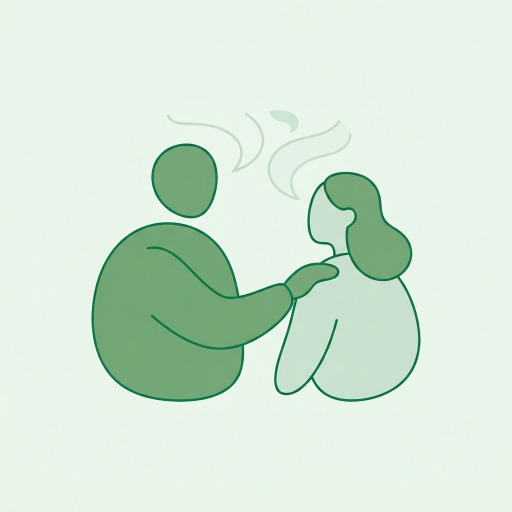
#> input picture stitch_markdown_design_system/flat_vector_illustration_in_green_tones_showing_two_abstract_human_figures/screen.png, 1024 x 1024 px (shown at 1/2 size)
$ python agac_gorselleri_hazirla.py
#> lines starting #> are read from the running program, lines starting #| are printed output that depends on the picture; after the words box and inside, x2 and y2 are one past the last pixel; in counts of white or black regions, pixels touching at a corner belong together
#> in isle, goruntu is the input picture: PIL image 1024x1024 RGB; mean R, G, B 212.6, 231, 215.3
# -*- coding: utf-8 -*-
"""
YEŞİLİZ — AĞAÇ İLLÜSTRASYONLARINI ANDROID'E HAZIRLA

Stitch'ten dışa aktarılan illüstrasyonların arka planı **şeffaf değil**:
üretim sırasında "transparent background" isteği yanlış yorumlanmış ve
Photoshop'un şeffaflık damalı deseni resmin İÇİNE çizilmiş
(`#000000` ve `#afafaf` kareler, alfa kanalı yok).

Bu script o deseni kaldırıp gerçek alfa kanalı olan PNG üretir.

> **30 Tem 2026 — ağaç evreleri için artık kullanılmıyor.** 6 evrelik yeni set
> (`docs/tasarim/...` yerine doğrudan WhatsApp'tan gelen tek görsel, farklı
> kaynak/sorun) `tools/agac_gorselleri_ayikla.py` ile üretiliyor — orada
> sorun damalı desen değil, gerçek bir arka plan sahnesi (gökyüzü/tepe).
> Bu script Stitch kaynaklı **başka** illüstrasyonlar için (örn.
> `yedam_iki_figur.png`) hâlâ geçerli, o yüzden siliniyor.

    python3 tools/agac_gorselleri_hazirla.py

Girdi : stitch_markdown_design_system/flat_vector_*/screen.png
Çıktı : app/src/main/res/drawable-nodpi/agac_*.png

## Nasıl ayırt ediliyor

Damalı desen **tam akromatik**: doygunluk (maks kanal − min kanal) = 0.
Ağacın gövdesi soluk gri-yeşil ama doygunluğu 18. Eşik 10 seçildi:

| Öğe            | Renk      | Doygunluk |
|----------------|-----------|-----------|
| dama gri       | `#afafaf` | 0         |
| dama siyah     | `#000000` | 0         |
| **gövde**      | `#b1c3b5` | **18**    |
| dal            | `#164028` | 42        |
| yaprak         | `#319755` | 102       |

Sadece renk eşiği yetmiyor — ağacın içindeki gri tonlar da yakalanırdı.
Bu yüzden **kenardan taşma dolgusu** yapılıyor: yalnızca resmin kenarına
bağlı akromatik bölge silinir. Ağacın içi kenara bağlı olmadığı için güvende.

Son adım: maskeyi 2 piksel genişletmek. Dama ile ağaç sınırındaki
yumuşatma pikselleri griye/siyaha karışmış durumda; genişletme bu halkayı
temizler, karşılığında ağacın kenarından 2 piksel götürür (1024 px'lik
görselde göze görünmez).
"""

import os
import sys

try:
    import numpy as np
    from PIL import Image
    from scipy import ndimage
except ImportError as e:
    sys.exit("Gerekli paket yok (%s). Kurulum: pip3 install pillow numpy scipy" % e)

BURASI = os.path.dirname(os.path.abspath(__file__))
KOK = os.path.dirname(BURASI)
KAYNAK = os.path.join(KOK, "stitch_markdown_design_system")
HEDEF = os.path.join(KOK, "app", "src", "main", "res", "drawable-nodpi")

DOYGUNLUK_ESIGI = 10   # bunun altı "renksiz" → dama adayı
KENAR_SERIDI = 8       # ton öğrenmek için kenardan kaç piksel
TON_TOLERANSI = 22     # öğrenilen tona bu kadar yakın olanlar dama sayılır
GENISLETME_PX = 2      # yumuşatma halkasını temizlemek için
CIKTI_BOYUT = 768      # xxhdpi'de ~256dp; 1024 gereksiz büyük

# Stitch klasör adı parçası → Android kaynak adı
ESLEME = {
    "growth_stage_1_sparse": "agac_evre1_seyrek",
    "growth_stage_2_half": "agac_evre2_yari",
    "growth_stage_3_full": "agac_evre3_dolgun",
    "growth_stage_4_blossom": "agac_evre4_cicekli",
    "growth_stage_5_budding": "agac_evre5_tomurcuk",
    "two_abstract_human_figures": "yedam_iki_figur",
}


def arka_plani_ayikla(dizi):
    """
    Damalı desen maskesi.

    Kenardan taşma dolgusu YETMİYOR: bazı görsellerde desen ağacın dalları
    arasında kalan boşluklara da düşmüş, oralara kenardan ulaşılamıyor
    (evre 2'de tacın ortasında bir parça kalmıştı).

    Bunun yerine **renk imzasıyla** ayıklanıyor. İki koşul birden:

      doygunluk ≤ 10   → akromatik (gövde 18 ile kurtulur)
      parlaklık < 60 veya 150–200 → damanın iki tonu

    Parlaklık koşulu şart: evre 4'teki **beyaz çiçekler** de akromatik
    (doygunluk 0, parlaklık 255). Aralık kısıtı olmasaydı silinirlerdi.
    """
    doygunluk = dizi.max(axis=2) - dizi.min(axis=2)
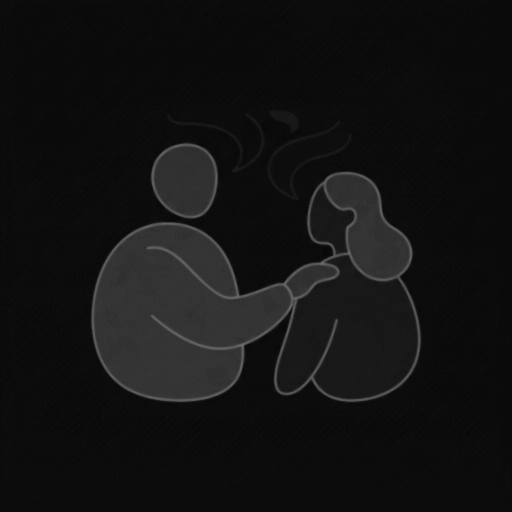
#> doygunluk: shape (1024, 1024) int16 (shown at 1/2 size); min 5, max 112, mean 18.5
    parlaklik = dizi.max(axis=2)
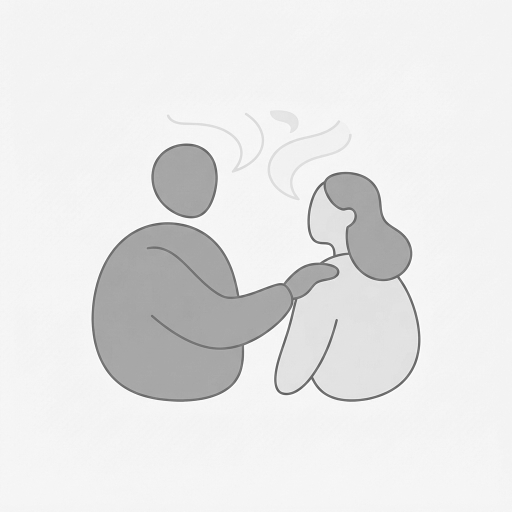
#> parlaklik: shape (1024, 1024) int16 (shown at 1/2 size); min 87, max 255, mean 231
    akromatik = doygunluk <= DOYGUNLUK_ESIGI
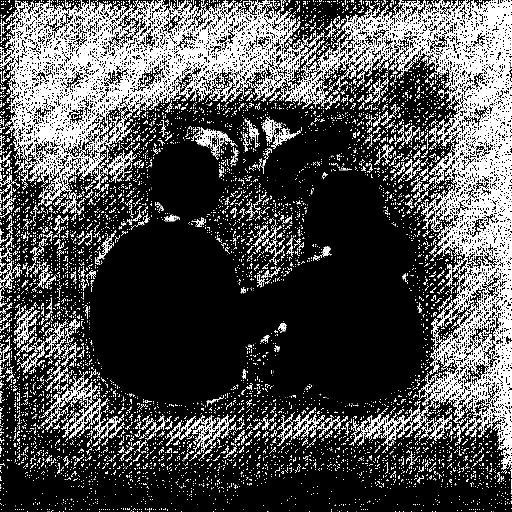
#> akromatik: shape (1024, 1024) bool (shown at 1/2 size); 31.4% white; 4937 white regions (3881 under 20 px), largest, box (x1, y1, x2, y2) and area: (0, 0, 1024, 940) 221163, (330, 828, 490, 906) 3387, (122, 796, 250, 880) 3044

    # Damanın tonları görselden görsele DEĞİŞİYOR (kimi açık gri, kimi koyu).
    # Sabit aralık kırılgan; tonları her görselin KENAR ŞERİDİNDEN öğreniyoruz.
    # Kenar şeridi daima arka plan — ağaç ortada.
    kenar = np.zeros(dizi.shape[:2], bool)
    kenar[:KENAR_SERIDI, :] = kenar[-KENAR_SERIDI:, :] = True
    kenar[:, :KENAR_SERIDI] = kenar[:, -KENAR_SERIDI:] = True

    kenar_tonlari = parlaklik[kenar & akromatik]
#> kenar_tonlari = 13147 values, max 246 at index 1207, min 239 at index 3976, mean 243
    if kenar_tonlari.size == 0:
        return np.zeros(dizi.shape[:2], bool)   # dama yok (ör. YEDAM görseli)

    # Histogramın tepe noktaları = damanın tonları
    sayim = np.bincount(kenar_tonlari, minlength=256)
#> sayim = 256 values, max 7873 at index 243, min 0 at index 0, mean 51.36
    tepeler = [t for t in range(256) if sayim[t] > kenar_tonlari.size * 0.02]
#> tepeler = [241, 242, 243, 244, 245]

    maske = np.zeros(dizi.shape[:2], bool)
    for tepe in tepeler:
        maske |= akromatik & (np.abs(parlaklik - tepe) <= TON_TOLERANSI)
#> this loop made 5 passes

    # Ton öğrenme tek başına da yetmiyor: evre 2'de tacın altındaki şerit
    # kenarda hiç görünmeyen bir tonda. Kenara BAĞLI tüm akromatik bölgeyi
    # ayrıca ekliyoruz. Doygunluk eşiği 10 olduğu için gövde (18) güvende —
    # eşik 28 denendiğinde gövde de silinmişti.
    etiket, adet = ndimage.label(akromatik)
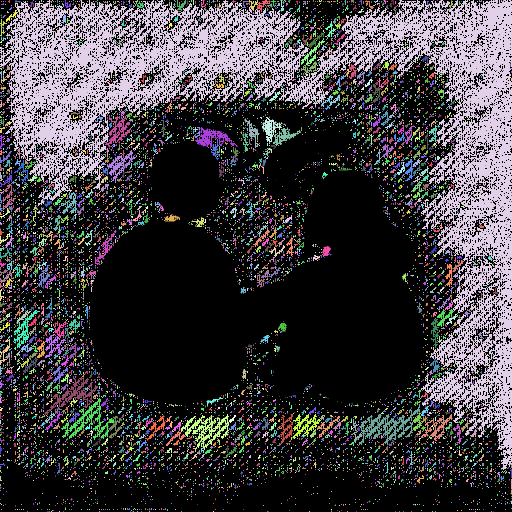
#> etiket: shape (1024, 1024) int32 (shown at 1/2 size); 7686 distinct labels, from 0 to 7685; one colour per label, 0 black
#> adet = 7685
    if adet > 0:
        kenar_etiketleri = set(etiket[kenar & akromatik].tolist()) - {0}
#> kenar_etiketleri = 450 items
        if kenar_etiketleri:
            maske |= np.isin(etiket, list(kenar_etiketleri))

    # Yumuşatma halkasını temizle
    if GENISLETME_PX > 0:
        maske = ndimage.binary_dilation(maske, iterations=GENISLETME_PX)
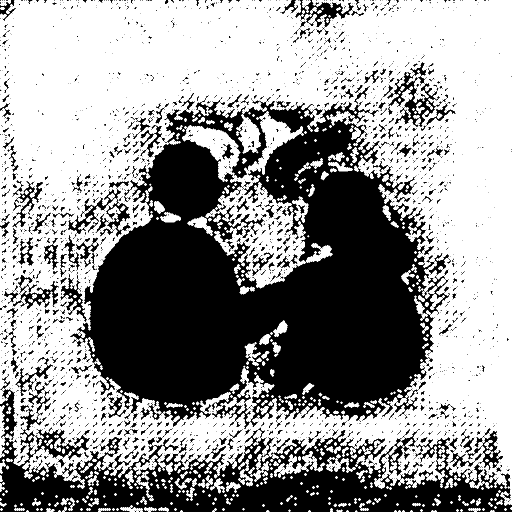
#> maske: shape (1024, 1024) bool (shown at 1/2 size); 58.6% white; 1712 black regions (1330 under 20 px), largest, box (x1, y1, x2, y2) and area: (140, 186, 902, 858) 291562, (0, 714, 1024, 1024) 95295, (765, 124, 896, 254) 4019
    return maske


def isle(kaynak_yol, hedef_ad):
    goruntu = Image.open(kaynak_yol).convert("RGB")
    dizi = np.asarray(goruntu).astype(np.int16)
    maske = arka_plani_ayikla(dizi)

    rgba = np.dstack([dizi, np.full(dizi.shape[:2], 255, np.int16)])
    rgba[maske] = [0, 0, 0, 0]
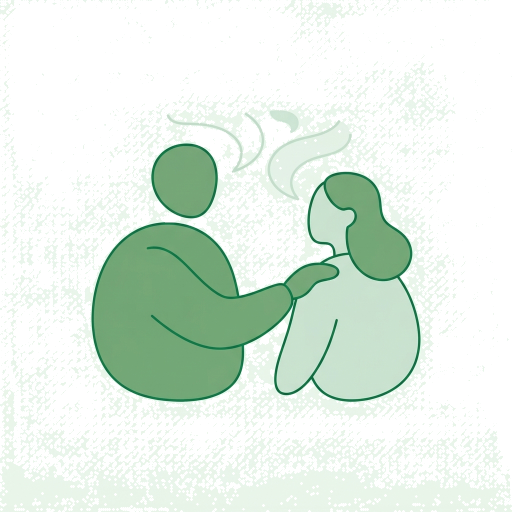
#> rgba: shape (1024, 1024, 4) int16 (shown at 1/2 size); mean R, G, B, A 76.2, 88.2, 78.1, 105.6; transparent parts drawn white

    cikti = Image.fromarray(rgba.astype(np.uint8))
    if CIKTI_BOYUT and cikti.width != CIKTI_BOYUT:
        cikti = cikti.resize((CIKTI_BOYUT, CIKTI_BOYUT), Image.LANCZOS)
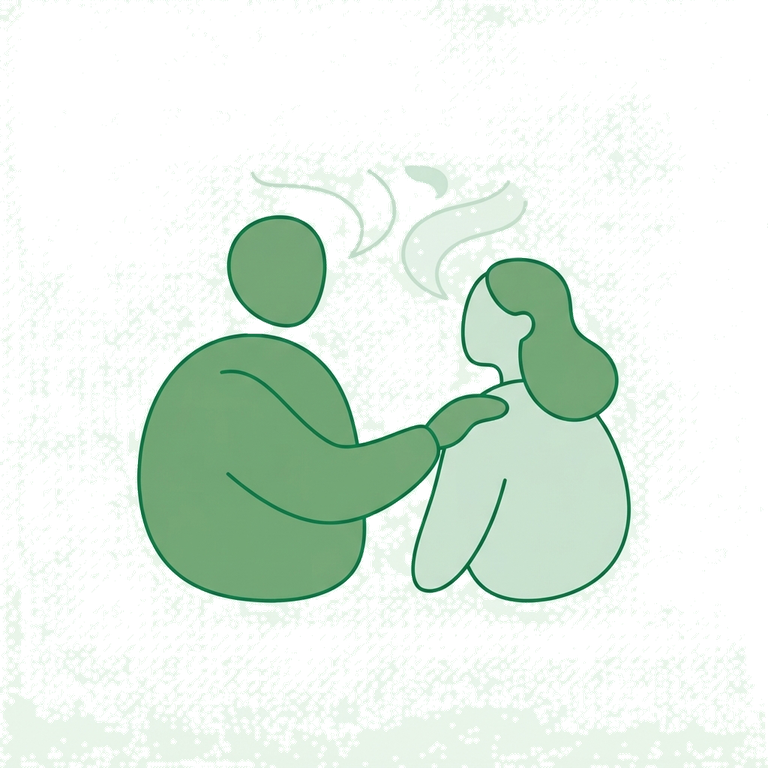
#> cikti: PIL image 768x768 RGBA; mean R, G, B, A 111.4, 125, 113.5, 106; transparent parts drawn white

    os.makedirs(HEDEF, exist_ok=True)
    hedef_yol = os.path.join(HEDEF, hedef_ad + ".png")
    cikti.save(hedef_yol, optimize=True)
    return hedef_yol, 100 * maske.mean(), os.path.getsize(hedef_yol)


def main():
    if not os.path.isdir(KAYNAK):
        sys.exit("Stitch dışa aktarımı yok: %s" % KAYNAK)

    klasorler = sorted(
        d for d in os.listdir(KAYNAK)
        if d.startswith("flat_vector") and
        os.path.isfile(os.path.join(KAYNAK, d, "screen.png"))
    )
    if not klasorler:
        sys.exit("İllüstrasyon bulunamadı")

    print("%-26s %-9s %9s" % ("kaynak", "arka plan", "boyut"))
    print("-" * 48)
    islenen = 0
    for klasor in klasorler:
        ad = next((v for k, v in ESLEME.items() if k in klasor), None)
        if ad is None:
            print("  ATLANDI (eşleşme yok): %s" % klasor[:60])
            continue
        yol, oran, bayt = isle(os.path.join(KAYNAK, klasor, "screen.png"), ad)
        print("%-26s %8.1f%% %8.0f KB" % (ad, oran, bayt / 1024))
#| yedam_iki_figur                58.6%      774 KB
        islenen += 1

    print("\n%d görsel → %s" % (islenen, HEDEF))


if __name__ == "__main__":
    main()
